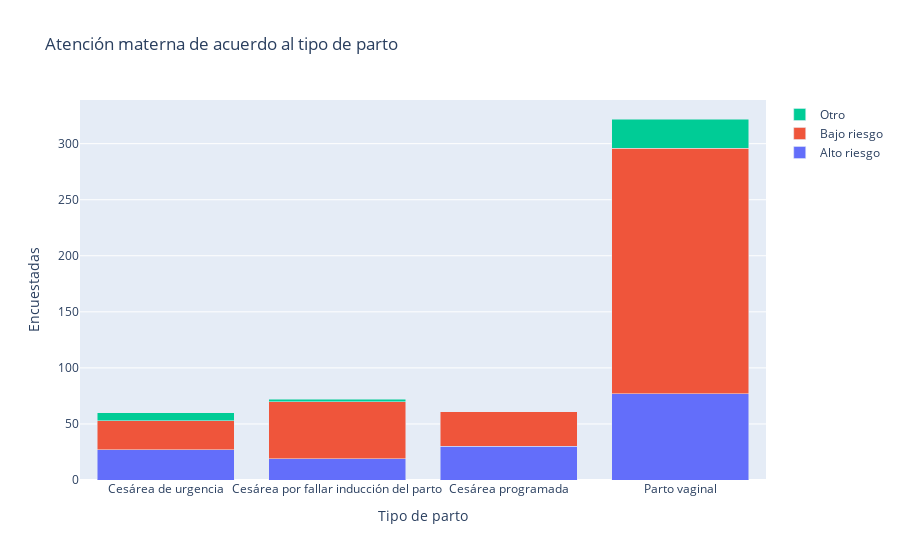

The code cell stored with this chart in its notebook:
### Markdown cell above
### Atención materna de acuerdo al tipo de parto

### Code cell
df = pd.read_excel('data/parto_atencion.xlsx', index_col=None)

tipo_parto = [
    'Cesárea de urgencia', 
    'Cesárea por fallar inducción del parto', 
    'Cesárea programada', 
    'Parto vaginal'
    ]

fig = go.Figure(data=[
    go.Bar(name='Alto riesgo', x=tipo_parto, y=df.iloc[0, 1:5]),
    go.Bar(name='Bajo riesgo', x=tipo_parto, y=df.iloc[1, 1:5]),
    go.Bar(name='Otro', x=tipo_parto, y=df.iloc[2, 1:5])  
])
# Change the bar mode
fig.update_layout(
    barmode='stack', 
    title='Atención materna de acuerdo al tipo de parto', 
    xaxis_title='Tipo de parto', 
    yaxis_title='Encuestadas',
    )
fig.show()
# fig.write_html('dataviz/parto_atencion.html')

### Figure 1 — Plotly figure (JSON) as saved in the notebook; plotly's stock layout.template omitted (floating-point values rounded to 4 significant figures)
{"data": [{"name": "Alto riesgo", "type": "bar", "x": ["Cesárea de urgencia", "Cesárea por fallar inducción del parto", "Cesárea programada", "Parto vaginal"], "y": [27, 19, 30, 77]}, {"name": "Bajo riesgo", "type": "bar", "x": ["Cesárea de urgencia", "Cesárea por fallar inducción del parto", "Cesárea programada", "Parto vaginal"], "y": [26, 51, 31, 219]}, {"name": "Otro", "type": "bar", "x": ["Cesárea de urgencia", "Cesárea por fallar inducción del parto", "Cesárea programada", "Parto vaginal"], "y": [7, 2, null, 26]}], "layout": {"barmode": "stack", "title": {"text": "Atención materna de acuerdo al tipo de parto"}, "xaxis": {"title": {"text": "Tipo de parto"}}, "yaxis": {"title": {"text": "Encuestadas"}}}}
